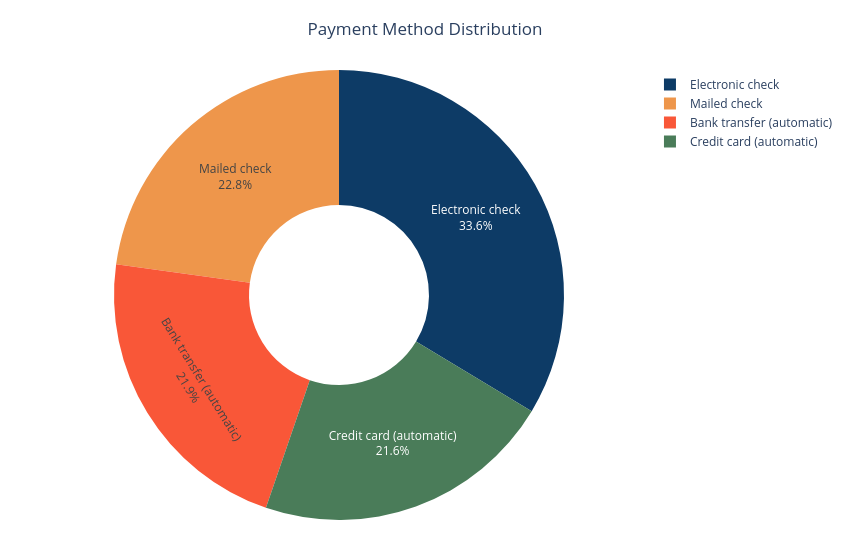
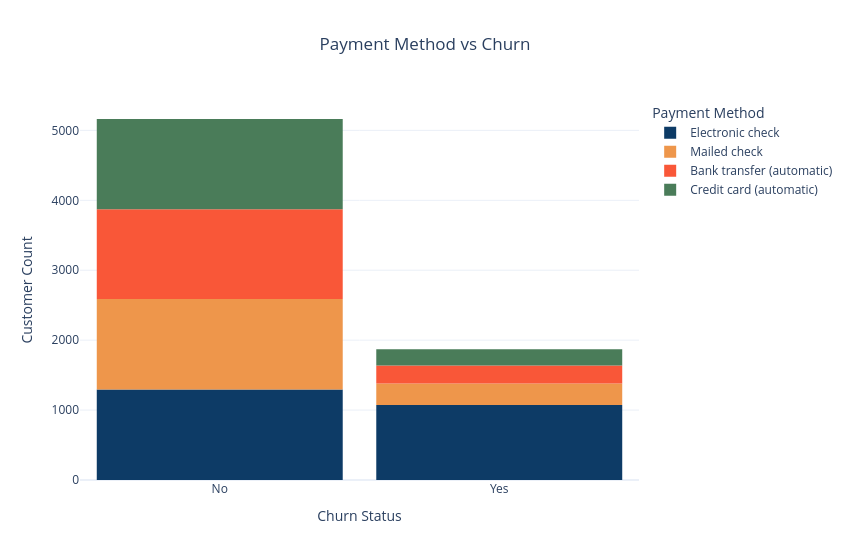

Notebook code cell kept with these figures, in order:
### Markdown cell above
#### Customers with monthly contract are more likely to churn

### Code cell
labels = data['PaymentMethod'].value_counts().index
values = data['PaymentMethod'].value_counts().values

fig = go.Figure(
    data=[
        go.Pie(
            labels=labels,
            values=values,
            hole=0.4,
            marker=dict(colors=CHURN_COLORS),
            textinfo="percent+label"
        )
    ]
)
fig.update_layout(
    title_text="Payment Method Distribution",
    title_x=0.5,
    width=850,
    height=560,
    margin=dict(l=40, r=40, t=70, b=40)
 )
fig.show()

fig = px.histogram(
    data,
    x="Churn",
    color="PaymentMethod",
    title="Payment Method vs Churn",
    color_discrete_sequence=CHURN_COLORS
 )
fig.update_layout(
    width=850,
    height=560,
    bargap=0.12,
    title_x=0.5,
    xaxis_title="Churn Status",
    yaxis_title="Customer Count",
    legend_title="Payment Method"
 )
fig.show()

### Figure 1 — Plotly figure (JSON) as saved in the notebook; plotly's stock layout.template omitted (floating-point values rounded to 4 significant figures)
{"data": [{"hole": 0.4, "labels": ["Electronic check", "Mailed check", "Bank transfer (automatic)", "Credit card (automatic)"], "marker": {"colors": ["#0D3B66", "#EE964B", "#F95738", "#4A7C59", "#7D5BA6", "#2A9D8F"]}, "textinfo": "percent+label", "type": "pie", "values": [2365, 1604, 1542, 1521]}], "layout": {"height": 560, "margin": {"b": 40, "l": 40, "r": 40, "t": 70}, "title": {"text": "Payment Method Distribution", "x": 0.5}, "width": 850}}

### Figure 2 — Plotly figure (JSON) as saved in the notebook; plotly's stock layout.template omitted (floating-point values rounded to 4 significant figures; data arrays with more than 128 entries replaced by an {"elided": "..."} marker saying what was removed)
{"data": [{"bingroup": "x", "hovertemplate": "PaymentMethod=Electronic check<br>Churn=%{x}<br>count=%{y}<extra></extra>", "legendgroup": "Electronic check", "marker": {"color": "#0D3B66", "pattern": {"shape": ""}}, "name": "Electronic check", "orientation": "v", "showlegend": true, "type": "histogram", "x": {"elided": "2365 str values"}, "xaxis": "x", "yaxis": "y"}, {"bingroup": "x", "hovertemplate": "PaymentMethod=Mailed check<br>Churn=%{x}<br>count=%{y}<extra></extra>", "legendgroup": "Mailed check", "marker": {"color": "#EE964B", "pattern": {"shape": ""}}, "name": "Mailed check", "orientation": "v", "showlegend": true, "type": "histogram", "x": {"elided": "1604 str values"}, "xaxis": "x", "yaxis": "y"}, {"bingroup": "x", "hovertemplate": "PaymentMethod=Bank transfer (automatic)<br>Churn=%{x}<br>count=%{y}<extra></extra>", "legendgroup": "Bank transfer (automatic)", "marker": {"color": "#F95738", "pattern": {"shape": ""}}, "name": "Bank transfer (automatic)", "orientation": "v", "showlegend": true, "type": "histogram", "x": {"elided": "1542 str values"}, "xaxis": "x", "yaxis": "y"}, {"bingroup": "x", "hovertemplate": "PaymentMethod=Credit card (automatic)<br>Churn=%{x}<br>count=%{y}<extra></extra>", "legendgroup": "Credit card (automatic)", "marker": {"color": "#4A7C59", "pattern": {"shape": ""}}, "name": "Credit card (automatic)", "orientation": "v", "showlegend": true, "type": "histogram", "x": {"elided": "1521 str values"}, "xaxis": "x", "yaxis": "y"}], "layout": {"bargap": 0.12, "barmode": "relative", "height": 560, "legend": {"title": {"text": "Payment Method"}, "tracegroupgap": 0}, "title": {"text": "Payment Method vs Churn", "x": 0.5}, "width": 850, "xaxis": {"anchor": "y", "domain": [0, 1], "title": {"text": "Churn Status"}}, "yaxis": {"anchor": "x", "domain": [0, 1], "title": {"text": "Customer Count"}}}}
